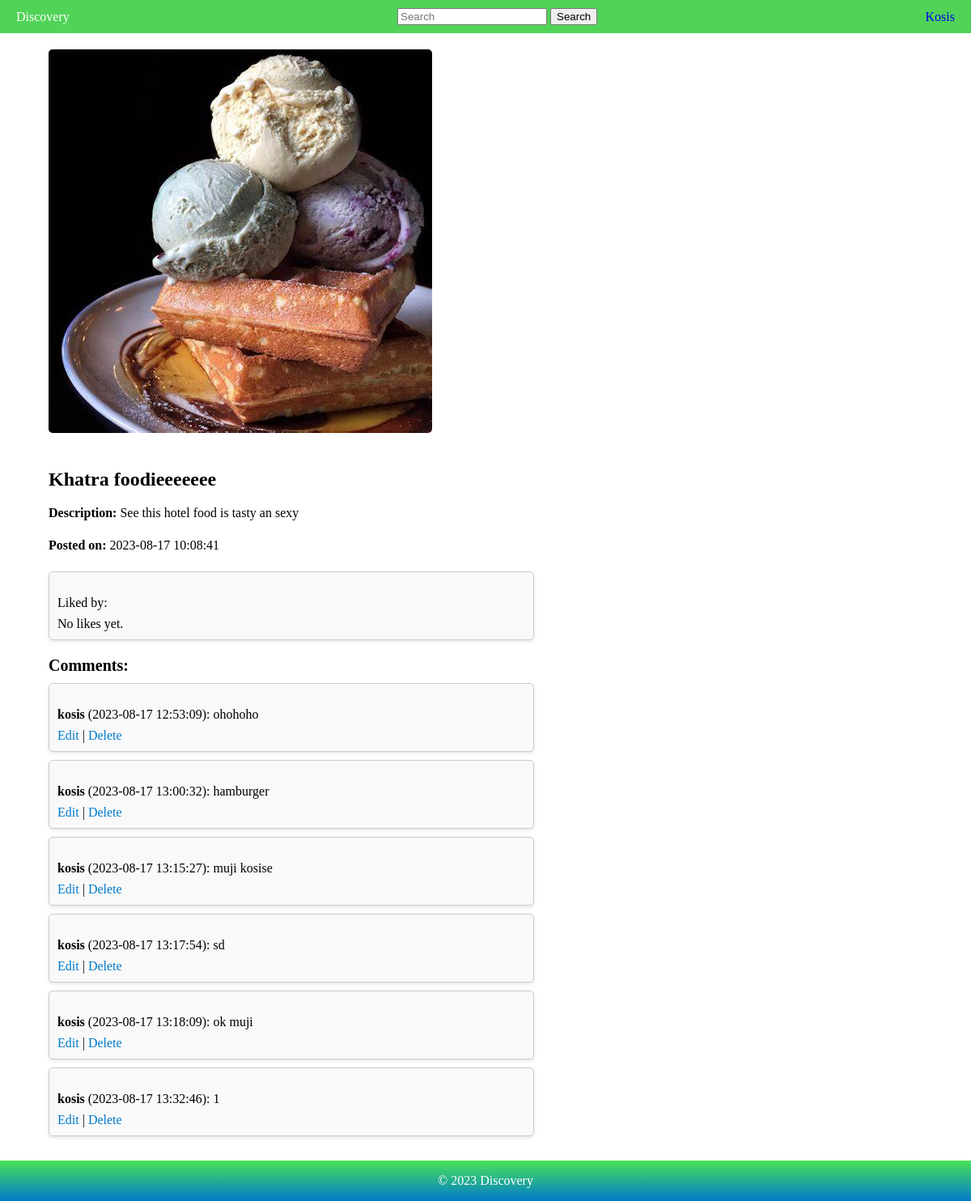
The app's page /viewpost.php?post_id=26 (signed in) with its own data.
### tables this page shows
CREATE TABLE `posts` (
  `id` int(11) NOT NULL,
  `description` text DEFAULT NULL,
  `image` varchar(255) NOT NULL,
  `uploaded_by` varchar(50) NOT NULL,
  `created_at` timestamp NOT NULL DEFAULT current_timestamp(),
  `food_name` varchar(255) DEFAULT NULL
);

CREATE TABLE `comments` (
  `id` int(11) NOT NULL,
  `user_id` int(11) DEFAULT NULL,
  `post_id` int(11) DEFAULT NULL,
  `comment_text` text DEFAULT NULL,
  `created_at` timestamp NOT NULL DEFAULT current_timestamp()
);

CREATE TABLE `users` (
  `id` int(11) NOT NULL,
  `fullname` varchar(255) NOT NULL,
  `email` varchar(255) NOT NULL,
  `username` varchar(50) NOT NULL,
  `password` varchar(255) NOT NULL,
  `profile_picture` varchar(255) DEFAULT NULL
);

### viewpost.php (the view, shortened to what this page needs)
<?php
$servername = "localhost";
$username = "root";
$password = "";
$dbname = "disco";
$conn = new mysqli($servername, $username, $password, $dbname);
if (isset($_GET['post_id'])) {
    $post_id = $_GET['post_id'];
    $sql_post = "SELECT * FROM posts WHERE id = '$post_id'";
    $result_post = $conn->query($sql_post);
    if ($result_post->num_rows > 0) {
        $row_post = $result_post->fetch_assoc();
        $postDescription = $row_post['description'];
        $postImage = $row_post['image'];
        $postCreatedAt = $row_post['created_at'];
        $postFoodName = $row_post['food_name'];
        $sql_liked_by = "SELECT users.fullname FROM likes
                        JOIN users ON likes.user_id = users.id
                        WHERE likes.post_id = '$post_id'";
        $result_liked_by = $conn->query($sql_liked_by);
        $sql_comments = "SELECT users.id AS user_id, users.fullname, comments.id AS comment_id, comments.comment_text, comments.created_at
                         FROM comments
                         JOIN users ON comments.user_id = users.id
                         WHERE comments.post_id = '$post_id'
                         ORDER BY comments.created_at ASC";
        $result_comments = $conn->query($sql_comments);
    } else {
        echo "Post not found.";
    }
} else {
    echo "Invalid post ID.";
}
?>
<!DOCTYPE html>
<html>
<head>
    <link rel="stylesheet" href="styles.css">
    <link rel="stylesheet" href="viewpost.css">
</head>
<body style="font-family: Verdana; ">
<header>
    <div class="logo">
        <a href="index.php" style="text-decoration: none; color: inherit;">Discovery</a>
    </div>
    <nav>
    <form action="search.php" method="GET">
        <div class="search-container">
            <input type="text" placeholder="Search" class="search-box" name="search_query">
            <button type="submit" class="search-button">Search</button>
        </div>
    </form>
</nav>
    <div class="profile">
        <?php if (isset($_SESSION['user_id'])) : ?>
            <a href="userdashboard.php" style="text-decoration: none;">
                <?php echo ucfirst(strtolower($_SESSION['user_name'])); ?>
            </a>
        <?php else : ?>
            <a href="<?php echo $loginLink; ?>" style="text-decoration:none">Log In</a>
            <a href="<?php echo $signUpLink; ?>" style="text-decoration:none">Sign Up</a>
        <?php endif; ?>
    </div>
</header>
<div class="main">
    <div class="post-details">
        <img src="postspic/<?php echo $postImage; ?>" alt="Post Image">
        <h2><?php echo $postFoodName; ?></h2>
        <p><strong>Description:</strong> <?php echo $postDescription; ?></p>
        <p><strong>Posted on:</strong> <?php echo $postCreatedAt; ?></p>
        <div class="liked-by-section">
            <p>Liked by:</p>
            <?php
            if ($result_liked_by->num_rows > 0) {
                $liked_users = array();
                while ($row_liked_by = $result_liked_by->fetch_assoc()) {
                    $liked_users[] = $row_liked_by['fullname'];
                }
                $liked_count = count($liked_users);
                if ($liked_count == 1) {
                    echo "Liked by " . $liked_users[0];
                } else {
                    echo "Liked by " . $liked_users[0] . " ";
                    echo '<a href="#" id="show-others">' . ($liked_count - 1) . ' others</a>';
                }
            } else {
                echo "No likes yet.";
            }
            ?>
        </div>
        <div class="comments-section">
            <h3>Comments:</h3>
            <?php
            if ($result_comments->num_rows > 0) {
                while ($row_comment = $result_comments->fetch_assoc()) {
                    echo "<div class='comment'>";
                    echo "<p><strong>{$row_comment['fullname']}</strong> ({$row_comment['created_at']}): {$row_comment['comment_text']}</p>";
                    if (isset($_SESSION['user_id']) && $_SESSION['user_id'] == $row_comment['user_id']) {
                        echo "<span class='comment-actions'>";
                        echo "<a href='edit-comment.php?comment_id={$row_comment['comment_id']}'>Edit</a>";
                        echo " | ";
                        echo "<a href='delete-comment.php?comment_id={$row_comment['comment_id']}'>Delete</a>";
                        echo "</span>";
                    }
                    echo "</div>";
                }
            } else {
                echo "No comments yet.";
            }
            ?>
        </div>
    </div>
</div>
<footer class="site-footer">
    <p>&copy; <?php echo date("Y"); ?> Discovery</p>
</footer>
</body>
</html>

### styles.css (style rules this page uses)
body, ul, li { text-decoration:none; margin: 0; padding: 0; }
header { background-color: #51d358; color: white; display: flex; justify-content: space-between; align-items: center; padding: 10px 20px; }
* { box-sizing: border-box; }
.main { float: left; width: 60%; padding: 0 20px; overflow: hidden; }
.site-footer { text-align: center; padding: 0; background: linear-gradient(to bottom, #4ae257, #007acc); color: white; flex-shrink: 0; }
body { display: flex; flex-direction: column; min-height: 100vh; }

### viewpost.css (style rules this page uses)
body { font-family: Verdana; margin: 0; padding: 0; }
.main { padding: 20px; box-sizing: border-box; }
.post-details { margin: 0 auto; max-width: 600px; }
.post-details img { max-width: 100%; height: auto; border-radius: 5px; margin-bottom: 20px; }
.post-details h2 { font-size: 24px; margin-bottom: 10px; }
.post-details p { font-size: 16px; line-height: 1.5; margin-bottom: 10px; }
.liked-by-section { margin-top: 20px; padding: 10px; border: 1px solid #ccc; border-radius: 5px; background-color: #f9f9f9; box-shadow: 0px 2px 4px rgba(0, 0, 0, 0.1); }
.liked-by-section p { font-size: 16px; margin-bottom: 5px; }
.comments-section { margin-top: 20px; }
.comments-section h3 { font-size: 20px; margin-bottom: 10px; }
.comment { border: 1px solid #ccc; padding: 10px; border-radius: 5px; margin-bottom: 10px; background-color: #f9f9f9; box-shadow: 0px 2px 4px rgba(0, 0, 0, 0.1); }
.comment p { font-size: 16px; margin-bottom: 5px; }
.comment-actions a { color: #007acc; text-decoration: none; }
.site-footer { text-align: center; padding: 0; background: linear-gradient(to bottom, #4ae257, #007acc); color: white; flex-shrink: 0; }

### records on screen
posts: image (picture), food_name "Khatra foodieeeeeee", description "See this hotel food is tasty an sexy", created_at "2023-08-17 10:08:41"
comments: user.fullname "kosis", created_at "2023-08-17 12:53:09", comment_text "ohohoho"
comments: user.fullname "kosis", created_at "2023-08-17 13:00:32", comment_text "hamburger"
comments: user.fullname "kosis", created_at "2023-08-17 13:15:27", comment_text "muji kosise"
comments: user.fullname "kosis", created_at "2023-08-17 13:17:54", comment_text "sd"
comments: user.fullname "kosis", created_at "2023-08-17 13:18:09", comment_text "ok muji"
comments: user.fullname "kosis", created_at "2023-08-17 13:32:46", comment_text "1"

### other values on screen
$_SESSION['user_name'] "Kosis"
